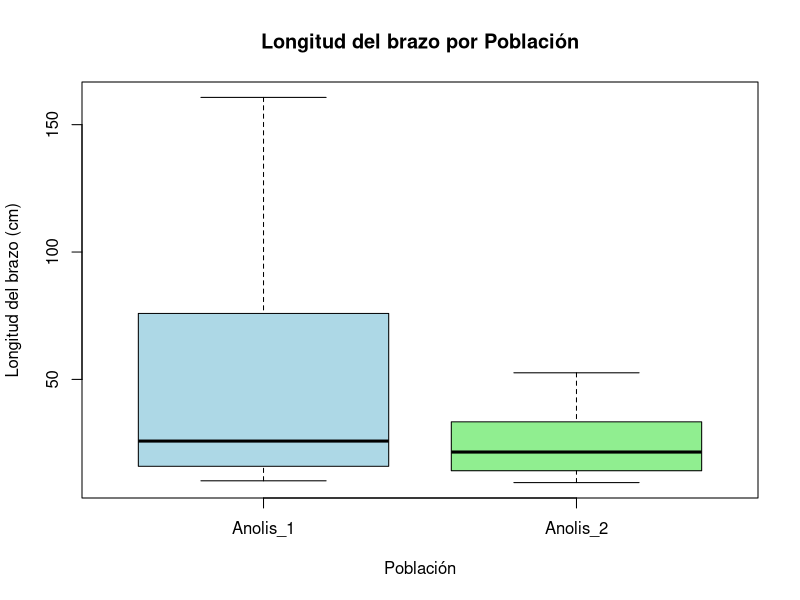

Write R code to recreate this figure.
# Cargar los datos desde un archivo CSV
# Asegúrate de cambiar "ruta_del_archivo.csv" por la ruta de tu archivo.
data <- read.csv("./data/processed/Anolis_limpio.csv")

# Resumen de los datos
summary(data)

# Verificar si las varianzas son homogéneas (prueba de Levene)
library(car)
leveneTest(Longitud_brazo ~ Poblacion, data = data)

# Realizar un ANOVA
anova_model <- aov(Longitud_brazo ~ Poblacion, data = data)
summary(anova_model)

# Realizar una prueba post hoc (Tukey) si es necesario
TukeyHSD(anova_model)

# Visualizar los datos
boxplot(Longitud_brazo ~ Poblacion, data = data, 
        main = "Longitud del brazo por Población",
        xlab = "Población", ylab = "Longitud del brazo (cm)",
        col = c("lightblue", "lightgreen"))
